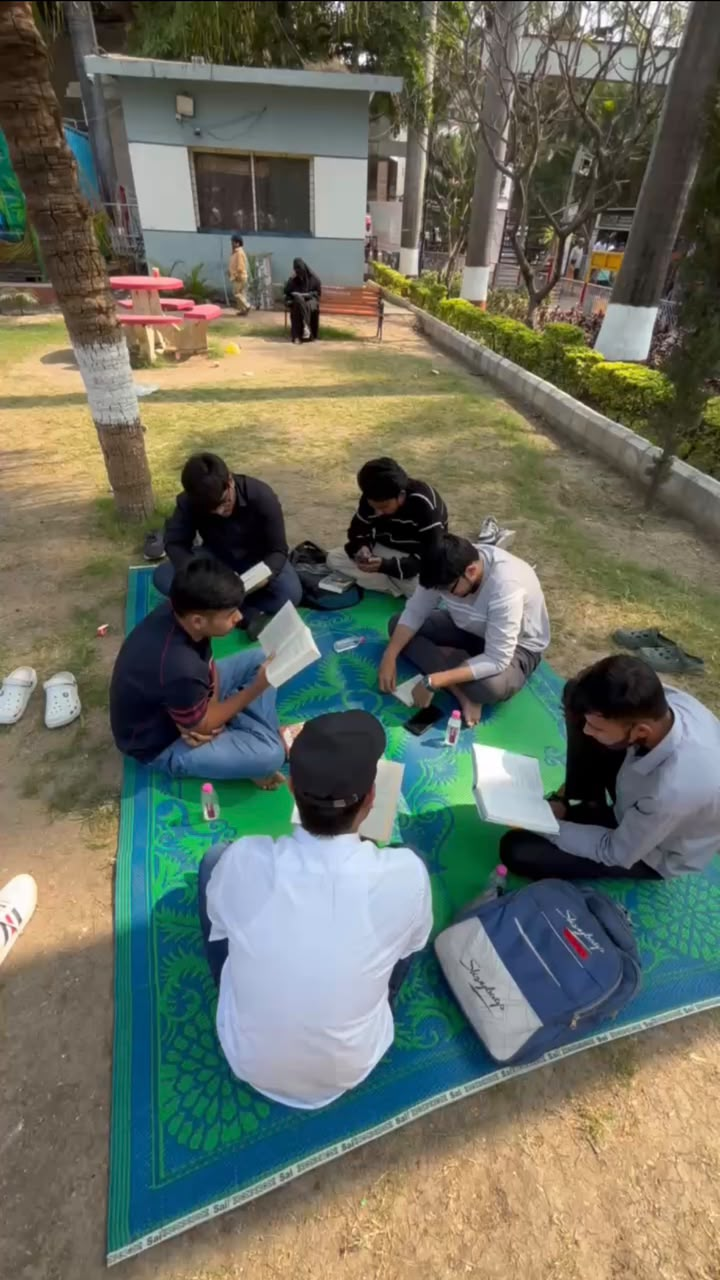
#> input picture img/WhatsApp Image 2026-11-05 at 6.45.08 PM (2).jpeg, 720 x 1280 px, given in place of WhatsApp Image 2026-11-05 at 6.45.08 PM.jpeg, which was not available
$ python test_before_after.py
#> lines starting #> are read from the running program, lines starting #| are printed output that depends on the picture; after the words box and inside, x2 and y2 are one past the last pixel; in counts of white or black regions, pixels touching at a corner belong together
#> further down, orig is the input picture: shape (1280, 720, 3); mean B, G, R 97, 110.2, 106.3
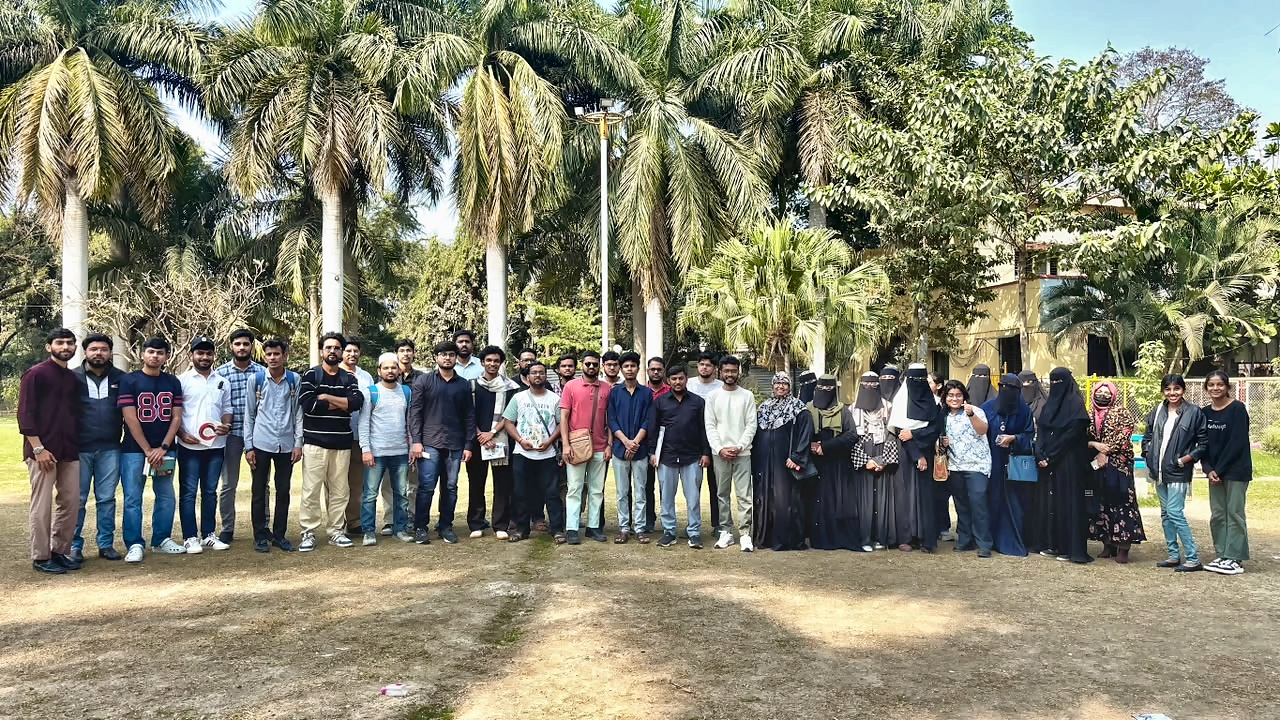
#> input picture reports/image-cleanup-quarantine/20261111-235758/scripts/test_enhanced_hero.jpg, 1280 x 720 px, found by its file name
#> further down, enh is the input picture: shape (720, 1280, 3); mean B, G, R 110.2, 130.5, 131.3
import cv2
import numpy as np

def make_before_after_comparison(orig_bgr, enhanced_bgr, title="Hero Group Gathering", orig_label="Original Camera (1280x720)", enh_label="Natural Cinematic 4K (2560x1260)"):
    # Target height for preview card = 700px
#> called with title = 'Hero Group Gathering', orig_label = 'Original Camera (1280x720)', enh_label = 'Natural Cinematic 4K (2560x1260)'
    target_h = 700

    # Resize both to target height maintaining aspect ratio
    h1, w1 = orig_bgr.shape[:2]
#> h1 = 1280; w1 = 720
    w1_scaled = int(w1 * (target_h / h1))
#> w1_scaled = 393
    orig_scaled = cv2.resize(orig_bgr, (w1_scaled, target_h), interpolation=cv2.INTER_AREA)

    h2, w2 = enhanced_bgr.shape[:2]
#> h2 = 720; w2 = 1280
    w2_scaled = int(w2 * (target_h / h2))
#> w2_scaled = 1244
    enh_scaled = cv2.resize(enhanced_bgr, (w2_scaled, target_h), interpolation=cv2.INTER_AREA)

    # Combined canvas: header 80px, images, footer 40px
    canvas_w = w1_scaled + w2_scaled + 24 # 24px divider
#> canvas_w = 1661
    canvas_h = target_h + 120

    canvas = np.zeros((canvas_h, canvas_w, 3), dtype=np.uint8)
    # Background color: warm dark charcoal #1C1B1A -> BGR: (26, 27, 28)
    canvas[:] = (26, 27, 28)

    # Place images
    canvas[80:80+target_h, 8:8+w1_scaled] = orig_scaled
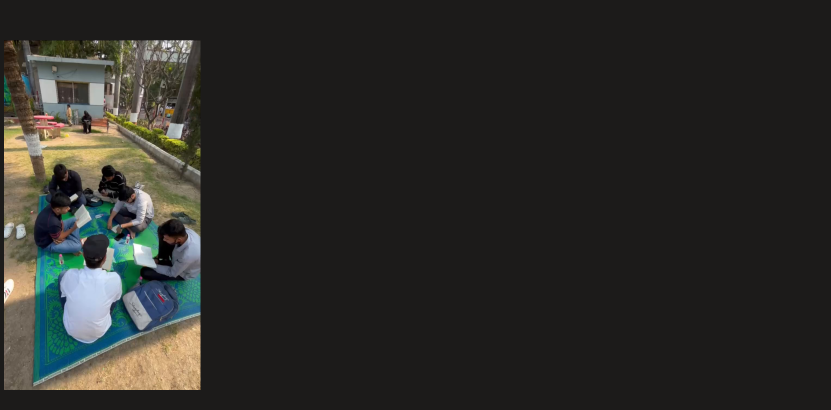
#> canvas: shape (820, 1661, 3) (shown at 1/2 size); mean B, G, R 40.3, 43.8, 43.8
    canvas[80:80+target_h, 16+w1_scaled:16+w1_scaled+w2_scaled] = enh_scaled
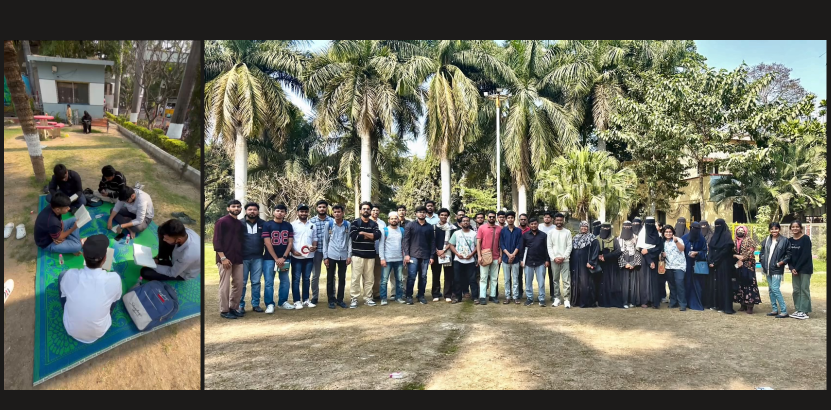
#> canvas: shape (820, 1661, 3) (shown at 1/2 size); mean B, G, R 94.2, 109.9, 109.9

    # Vertical divider line
    canvas[80:80+target_h, 8+w1_scaled+4:8+w1_scaled+5] = (60, 65, 55)
#> canvas: shape (820, 1661, 3); 0.05% of pixels changed, all inside (x1, y1, x2, y2) = (405, 80, 406, 780)

    # Draw header text
    font = cv2.FONT_HERSHEY_SIMPLEX
    cv2.putText(canvas, title.upper(), (20, 42), font, 0.85, (220, 235, 242), 2, cv2.LINE_AA)

    # Sub-labels
    cv2.putText(canvas, f"BEFORE: {orig_label}", (20, 70), font, 0.5, (160, 165, 155), 1, cv2.LINE_AA)
    cv2.putText(canvas, f"AFTER: {enh_label}", (16+w1_scaled, 70), font, 0.5, (101, 154, 184), 1, cv2.LINE_AA)

    # Footer
    cv2.putText(canvas, "Readers of Aurangabad | Natural Cinematic Photographic Restoration", (20, canvas_h - 15), font, 0.45, (120, 125, 115), 1, cv2.LINE_AA)
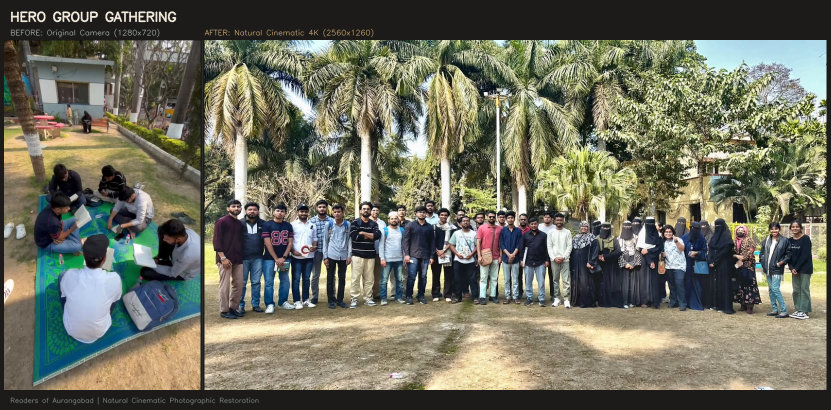
#> canvas: shape (820, 1661, 3) (shown at 1/2 size); mean B, G, R 94.9, 110.7, 110.6

    return canvas

# Test
orig = cv2.imread('img/WhatsApp Image 2026-11-05 at 6.45.08 PM.jpeg')
enh = cv2.imread('scripts/test_enhanced_hero.jpg')
card = make_before_after_comparison(orig, enh)
cv2.imwrite('scripts/test_before_after_hero.jpg', card, [int(cv2.IMWRITE_JPEG_QUALITY), 92])
print("Saved scripts/test_before_after_hero.jpg, size:", card.shape)
#| Saved scripts/test_before_after_hero.jpg, size: (820, 1661, 3)
